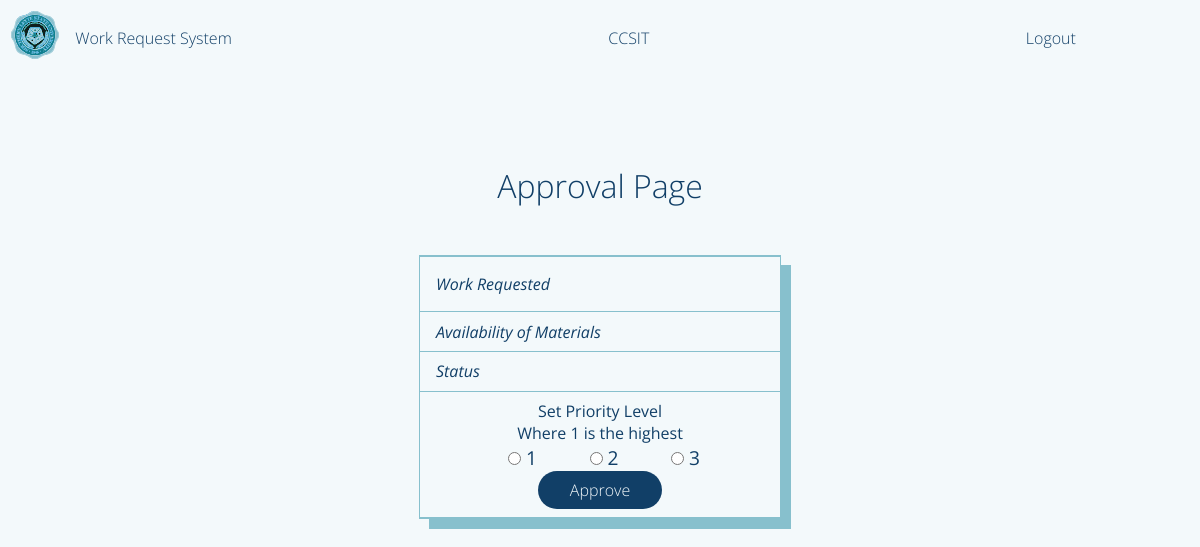
The app's page /adminPage/requestApproval/Kianu/2 (signed in), older data.
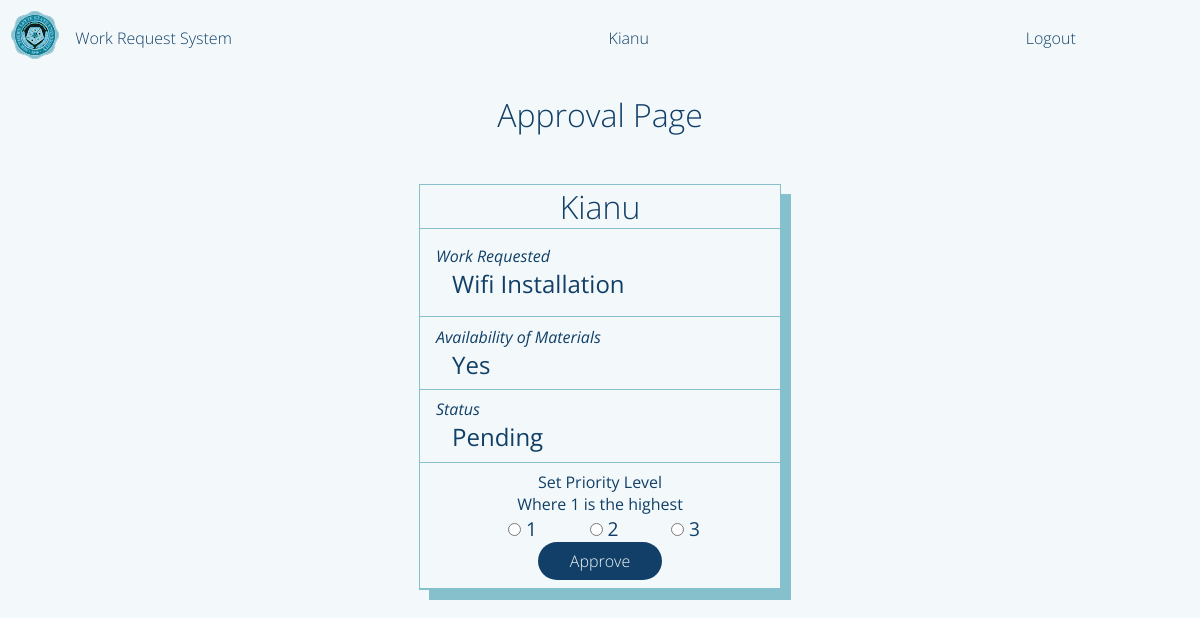
The same page, newer data.
### flaskApp/models.py (models this page shows, shortened)
class User(db.Model, UserMixin):
	__tablename__ = 'user'
	id = db.Column(db.Integer, primary_key=True)
	userName = db.Column(db.String(20), unique=True, nullable=False)
	userType = db.Column(db.String(20), default='Admin')
	passWord = db.Column(db.String(60), nullable=False)
	requestForm = db.relationship('UserRequestForm', backref='user')

class UserRequestForm(db.Model):
	__tablename__ = 'userRequestForm'
	id = db.Column(db.Integer, primary_key=True)
	requestorName = db.Column(db.String(500), nullable=False)
	requestTitle = db.Column(db.String(500), nullable=False)
	requestedWork = db.Column(db.String(500), nullable=False)
	roomNumber = db.Column(db.Integer(), nullable=False)
	avilabilityOfMaterials = db.Column(db.String(10), nullable=False)
	priorityLevel = db.Column(db.Integer, default=0) # change this to integer in the future 0 - pending 1 - high 2 - medium 3 - low
	status = db.Column(db.String(20), default='Pending')
	requestFormId = db.Column(db.Integer, db.ForeignKey('user.id'))

### flaskApp/routes.py (the view)
@app.route('/adminPage/requestApproval/<name>/<int:idNum>', methods=['POST', 'GET'])
def adminPageApproval(name, idNum):
	name_ = name
	idNum_ = idNum
	formApprove = RequestApproval()
	user = UserRequestForm.query.filter_by(requestorName=name_, id=idNum_).first()
	if formApprove.submitApproval.data and formApprove.validate_on_submit():
		user.status = 'Approved'
		user.priorityLevel = formApprove.priorityLevel.data
		db.session.commit()
		return redirect(url_for('adminPage'))
	return render_template('adminApproval.html',id=idNum_, userName=name_, title='Admin Approval Page', user=current_user.userName, form=formApprove, user2=user)

### flaskApp/forms.py
class RequestApproval(FlaskForm):
	priorityLevel = RadioField('Level', choices=[1,2,3])
	submitApproval = SubmitField('Approve')

### flaskApp/models.py (called while the page is built)
@loginManager.user_loader
def loadUser(userId):
	return User.query.get(int(userId))

### flaskApp/templates/adminApproval.html (shortened to what this page needs)
{% extends "layout.html" %}
{% block content %}
	<main class="content-main">
		<section class="content-main-header">
			Approval Page
		</section>
		<section class="content-main-body">
			<div class="main-body-form">
				<header>{{user2.requestorName}}</header>
				<main>
					<section>
						<i>Work Requested</i>
						<i>{{user2.requestTitle}}</i>
					</section>
					<section>
						<i>Availability of Materials</i>
						<i>{{user2.avilabilityOfMaterials}}</i>
					</section>
					<section>
						<i>Status</i>
						<i>{{user2.status}}</i>
					</section>
					<section>
						<form method="POST" class="approval-form">
							<p>Set Priority Level</p>
							<p>Where 1 is the highest</p>
							{{ form.priorityLevel() }}
							{{ form.submitApproval(id="approve-btn") }}
						</form>
					</section>
				</main>
			</div>
		</section>
	</main>
{% endblock content %}

### flaskApp/templates/layout.html (shortened to what this page needs)
<!DOCTYPE html>
<html>
<head>
    {% if title == 'Login Page'%}
    	<link rel="stylesheet" type="text/css" href="{{ url_for('static', filename='login.css') }}">
    {% elif title == 'Admin Page'%}
    	<link rel="stylesheet" type="text/css" href="{{ url_for('static', filename='adminDashboard.css') }}">
    {% elif title == 'Requestor Page'%}
        <link rel="stylesheet" type="text/css" href="{{ url_for('static', filename='requestorDashboard.css') }}">
    {% elif title == 'Staff Page'%}
        <link rel="stylesheet" type="text/css" href="{{ url_for('static', filename='staffDashboard.css') }}">
     {% elif title == 'Admin Approval Page'%}
        <link rel="stylesheet" type="text/css" href="{{ url_for('static', filename='adminApproval.css') }}">
    {% endif%}
</head>
<body>
	<div class="container">
        {% if title != 'Login Page'%}
        <header class="content-header">
            <div class="img-box">
                <img class="logo_slsu" src="{{ url_for('static', filename='img/logo_slsu.svg') }}">
            </div>
            {% if title == 'Admin Page'%}
                <section class="header-title">
                    <a href="{{ url_for('adminPage') }}">Work Request System</a>
                </section>
                <section class="header-user">
                    {{ user }}
                </section>
            {% elif title == 'Admin Approval Page' %}
                <section class="header-title">
                    <a href="{{ url_for('adminPage') }}">Work Request System</a>
                </section>
                <section class="header-user">
                    {{ user }}
                </section>
            {% endif %}
            <div class="header-profile">
                {% if current_user.is_authenticated == True %}
                <a href="{{ url_for('logout') }}">Logout</a>
                {% endif %}
            </div>
        </header>
        {% endif%}
		{% block content %}{% endblock content %}
	</div>
</body>
</html>

### flaskApp/static/adminApproval.css (style rules this page uses)
body { background: var(--white); }
.container { margin: 0; display: grid; height: 100vh; grid-template-columns: 1fr 1fr 1fr; grid-template-rows: 0fr 1fr 0.5fr; grid-template-areas: 'h h h' 'm m m' 'f f f'; }
.content-header { grid-area: h; display: flex; flex-direction: row; align-items: center; padding: var(--fn-small); }
.img-box { flex-grow: 0; }
.header-title { flex-grow: 1; margin-left: 1rem; }
.header-title a { font-size: var(--fn-regular); font-weight: lighter; color: var(--blue); }
.header-user { flex-grow: 1; font-size: var(--fn-regular); font-weight: lighter; color: var(--blue); }
.header-profile { flex-grow: 0.3; }
.header-profile a { font-size: var(--fn-regular); font-weight: lighter; color: var(--blue); }
.content-main { grid-area: m; display: flex; flex-direction: column; justify-content: center; align-items: center; }
.content-main-header { color: var(--blue); font-size: var(--fn-large); font-weight: lighter; }
.content-main-body div { display: flex; flex-direction: column; height: 100%; width: 30vw; border: 1px solid var(--blueGreen); margin-top: 3rem; box-shadow: 10px 10px var(--blueGreen); }
.content-main-body div header, .content-main-body div main, .content-main-body div footer { color: var(--blue); }
.content-main-body div header { flex-grow: 0; text-align: center; font-size: var(--fn-large); font-weight: lighter; border-bottom: 1px solid var(--blueGreen); padding: 0; margin: 0; }
.content-main-body div main { flex-grow: 1; display: grid; grid-template-columns: 1fr; grid-template-rows: 0.3fr; }
.content-main-body div main section:first-child { padding: 1rem 1rem 1rem 0rem; }
.content-main-body div main section { display: flex; flex-direction: column; border-bottom: 1px solid var(--blueGreen); padding: 0; justify-content: center; }
.content-main-body div main section i { padding: 0; margin-left: 1rem; }
.content-main-body div main section i:nth-child(2) { font-size: var(--fn-medium); margin-left: 2rem; font-style: normal; }
#approve-btn { font-size: var(--fn-regular); background: var(--blue); color: var(--white); font-weight: lighter; padding: 0.5rem 2rem 0.5rem 2rem; cursor: pointer; }
.approval-form { display: block; text-align: center; }
.content-main-body div main section:nth-child(4) ul { list-style: none; display: flex; flex-direction: row; justify-content: space-between; margin: 0rem 5rem 0rem 3rem; }
.content-main-body div main section:nth-child(4) ul li { font-size: 1.2rem; }

### flaskApp/static/globalVariables.css (style rules this page uses)
* { font-family: 'Open Sans'; margin: 0; }
:root { --white: #F3F9FB; --blue: #113F67; --lightBlue: #226597; --blueGreen: #87C0CD; --blueGreenRGB: 135, 192, 205; --danger: #6581db; --box-shadow-blueGreen: rgba(135, 192, 205,0.3); --box-shadow: 5px 5px 10px 1px rgba(135, 192, 205,0.4), -5px -5px 10px 1px rgba(255, 255, 255,0.8); --box-shadow-low: 5px 5px 10px 1px rgba(135, 192, 205,0.4); --box-shadow-high: -5px -5px 10px 1px rgba(255, 255, 255,0.8); --fn-regular: 1rem; --fn-small: 0.7rem; --fn-large: 2rem; --fn-xlarge: 3rem; --fn-medium: 1.5rem; --border-radius: 2rem; --img-danger: invert(83%) sepia(36%) saturate(5506%) hue-rotate(310deg) brightness(84%) contrast(105%); --img-color-blue: invert(19%) sepia(21%) saturate(3410%) hue-rotate(178deg) brightness(94%) contrast(92%); --img-color-lightBlue: invert(29%) sepia(81%) saturate(550%) hue-rotate(165deg) brightness(95%) contrast(88%); --img-color-blueGreen: invert(76%) sepia(41%) saturate(278%) hue-rotate(144deg) brightness(91%) contrast(84%); --img-color-white: invert(98%) sepia(1%) saturate(1507%) hue-rotate(172deg) brightness(101%) contrast(97%); --setBefore: 0%; }
body { background: var(--white); color: var(--white); }
input { padding: 1rem; border-radius: var(--border-radius); outline: none; border: none; font-weight: lighter; color: var(--blue); }
a { text-decoration: none; color: var(--blueGreen); }
.logo_slsu { width: 3rem; height: 3rem; filter: invert(97%) sepia(45%) saturate(6373%) hue-rotate(166deg) brightness(85%) contrast(88%); }
.header-profile a { text-decoration: none; color: var(--white); }

Row changes from the older to the newer data that the page shows:
changed User: userName "CCSIT" → "Kianu"
now on this page (row edited): UserRequestForm: requestorName "Kianu", requestTitle "Wifi Installation", avilabilityOfMaterials "Yes", status "Pending"
